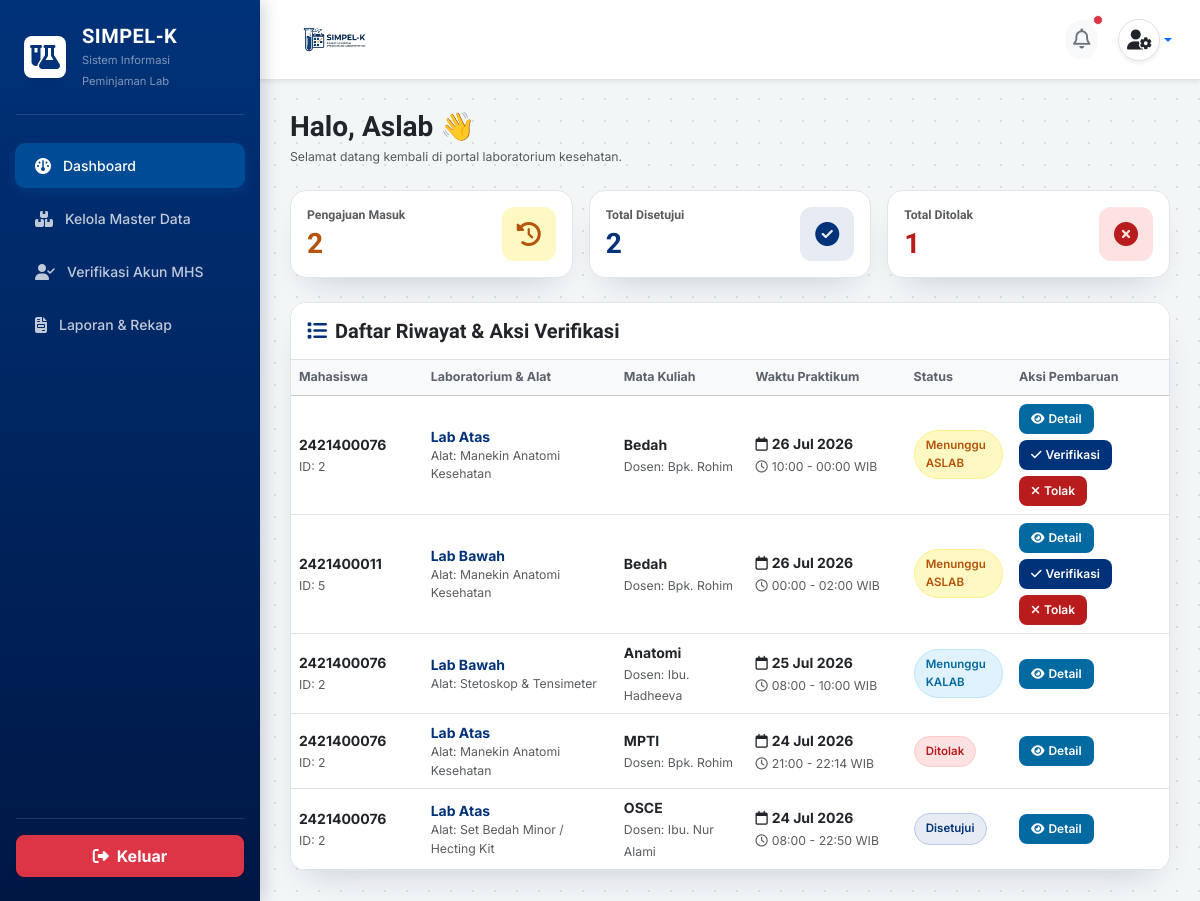
Page /aslab/dashboard/ (signed in) on the earlier database version.
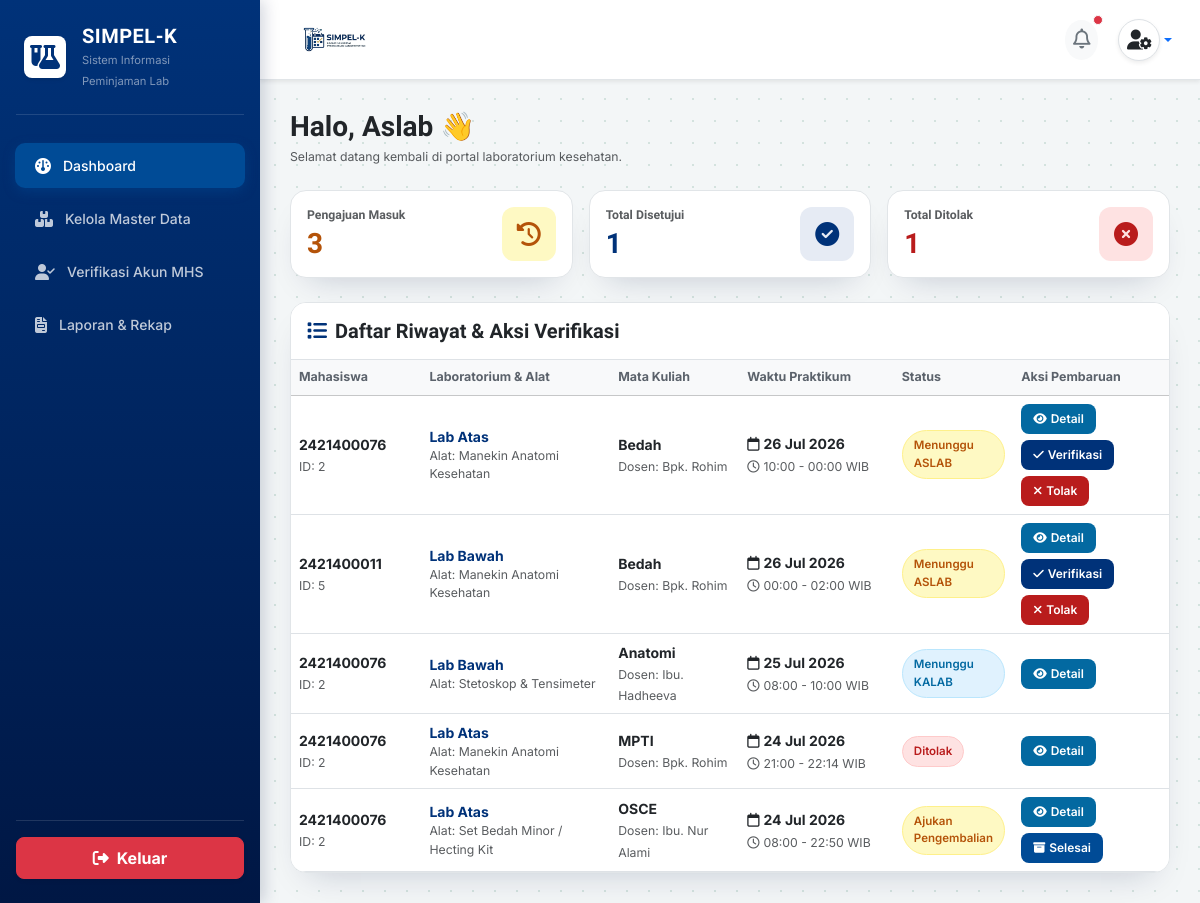
Same page on the later database version.
### core_auth/models.py (models this page shows, shortened)
class Peminjaman(models.Model):
    STATUS_CHOICES = [
        ('pending', 'Menunggu Validasi ASLAB'),
        ('verified', 'Menunggu Persetujuan KALAB'),
        ('disetujui', 'Disetujui / Jadwal Dikunci'),
        ('ditolak', 'Ditolak'),
        ('selesai', 'Selesai / Sudah Dikembalikan'),
    ]
    mahasiswa = models.ForeignKey(settings.AUTH_USER_MODEL, on_delete=models.CASCADE, related_name='peminjaman_mahasiswa')
    ruang_lab = models.ForeignKey(RuangLab, on_delete=models.CASCADE)
    alat_bahan = models.ForeignKey(AlatBahan, on_delete=models.PROTECT)
    keperluan = models.TextField()
    nama_dosen = models.CharField(max_length=100)
    mata_kuliah = models.CharField(max_length=100)
    tanggal_pinjam = models.DateField()
    wkt_mulai = models.TimeField()
    wkt_akhir = models.TimeField()
    status = models.CharField(max_length=20, choices=STATUS_CHOICES, default='pending')
    di_validasi_oleh = models.ForeignKey(
        settings.AUTH_USER_MODEL,
        on_delete=models.SET_NULL,
        blank=True,
        null=True,
        related_name='aslab_verifikator'
    )
    tgl_pengajuan = models.DateTimeField(auto_now_add=True)
    catatan_tolak = models.TextField(blank=True, null=True)

class User(AbstractUser):
    ROLE_CHOICES = [
        ('mahasiswa', 'Mahasiswa/PJMK'),
        ('aslab', 'Asisten Laboratorium'),
        ('kaleb', 'Kepala Laboratorium'),
    ]
    role = models.CharField(max_length=20, choices=ROLE_CHOICES, default='mahasiswa')
    nim = models.CharField(max_length=20, blank=True, null=True, unique=True)
    prodi = models.CharField(max_length=50, blank=True, null=True)
    no_hp = models.CharField(max_length=15, blank=True, null=True)

class RuangLab(models.Model):
    nama_ruang = models.CharField(max_length=100)
    kapasitas = models.IntegerField()
    deskripsi = models.TextField(blank=True, null=True)

class AlatBahan(models.Model):
    nama_alat = models.CharField(max_length=100)
    stok_tersedia = models.IntegerField(default=0)
    satuan = models.CharField(max_length=20, default='Pcs')

### aslab/views.py (the view)
# urls.py: path('dashboard/', views.dashboard_aslab, name='dashboard'),
@login_required(login_url='core_auth:login')
def dashboard_aslab(request):
    redirect_target = cekk_role_aslab(request.user)
    if redirect_target:
        messages.error(request, "Anda tidak memiliki hak akses sebagai ASLAB!")
        return redirect(redirect_target)
    semua_peminjaman = Peminjaman.objects.exclude(mahasiswa__username__icontains='aslab').order_by('-tanggal_pinjam')
    total_masuk = semua_peminjaman.filter(status__in=['pending', 'pengembalian_diajukan']).count()
    total_disetujui = semua_peminjaman.filter(status__in=['verified', 'disetujui', 'selesai']).count()
    total_ditolak = semua_peminjaman.filter(status='ditolak').count()
    context = {
        'semua_peminjaman': semua_peminjaman,
        'total_masuk': total_masuk,
        'total_disetujui': total_disetujui,
        'total_ditolak': total_ditolak,
    }
    return render(request, 'aslab/dashboard.html', context)

### aslab/views.py (called while the page is built)
def cekk_role_aslab(user):
    username_lower = user.username.lower()
    if 'kalab' in username_lower or user.groups.filter(name__iexact='KALAB').exists() or getattr(user, 'role', '') == 'KALAB':
        return 'kalab:dashboard'
    elif not ('aslab' in username_lower or user.groups.filter(name__iexact='ASLAB').exists() or getattr(user, 'role', '') == 'ASLAB'):
        return 'mahasiswa:dashboard'
    return None

### aslab/templates/aslab/dashboard.html (shortened to what the changed rows need)
{% load static %}
<!DOCTYPE html>
<html lang="id">
<head>
    <link href="https://cdn.jsdelivr.net/npm/bootstrap@5.3.2/dist/css/bootstrap.min.css" rel="stylesheet">
    <link rel="stylesheet" href="https://cdnjs.cloudflare.com/ajax/libs/font-awesome/6.4.2/css/all.min.css">
</head>
<body>
    <div class="main-content">
        <div class="row g-3 mb-4">
            <div class="col-12 col-sm-4">
                <div class="card card-custom p-3 bg-white">
                    <div class="d-flex align-items-center justify-content-between">
                        <div>
                            <h6 class="text-muted fw-bold mb-1 small">Pengajuan Masuk</h6>
                            <h3 class="fw-bold mb-0" style="color: var(--amber-600);">{{ total_masuk }}</h3>
                        </div>
                    </div>
                </div>
            </div>
            <div class="col-12 col-sm-4">
                <div class="card card-custom p-3 bg-white">
                    <div class="d-flex align-items-center justify-content-between">
                        <div>
                            <h6 class="text-muted fw-bold mb-1 small">Total Disetujui</h6>
                            <h3 class="fw-bold text-brand mb-0">{{ total_disetujui }}</h3>
                        </div>
                    </div>
                </div>
            </div>
        </div>
        <div class="card card-custom bg-white overflow-hidden" id="tabel-validasi">
            <div class="table-responsive">
                <table class="table table-hover align-middle mb-0" style="min-width: 800px;">
                    <thead class="table-light">
                        <tr>
                            <th style="width: 15%;">Mahasiswa</th>
                            <th style="width: 22%;">Laboratorium & Alat</th>
                            <th style="width: 15%;">Mata Kuliah</th>
                            <th style="width: 18%;">Waktu Praktikum</th>
                            <th style="width: 12%;">Status</th>
                            <th style="width: 18%;">Aksi Pembaruan</th>
                        </tr>
                    </thead>
                    <tbody>
                        {% for pinjam in semua_peminjaman %}
                        <tr>
                            <td>
                                <div class="fw-bold text-dark">{{ pinjam.mahasiswa.username }}</div>
                                <small class="text-muted">ID: {{ pinjam.mahasiswa.id }}</small>
                            </td>
                            <td>
                                <div class="fw-bold text-brand">{{ pinjam.ruang_lab.nama_ruang }}</div>
                                <small class="text-muted d-block">Alat: {{ pinjam.alat_bahan.nama_alat }}</small>
                            </td>
                            <td>
                                <div class="fw-bold text-dark">{{ pinjam.mata_kuliah }}</div>
                                <small class="text-muted">
                                    Dosen: {{ pinjam.dosen|default:pinjam.nama_dosen|default:"-" }}
                                </small>
                            </td>
                            <td>
                                <div class="fw-bold text-dark mb-1">
                                    <i class="fa-regular fa-calendar me-1"></i>{{ pinjam.tanggal_pinjam|date:"d M Y" }}
                                </div>
                                <div class="small text-muted">
                                    <i class="fa-regular fa-clock me-1"></i>{% if pinjam.wkt_mulai %}{{ pinjam.wkt_mulai|date:"H:i" }}{% else %}--:--{% endif %} - {% if pinjam.wkt_akhir %}{{ pinjam.wkt_akhir|date:"H:i" }}{% else %}--:--{% endif %} WIB
                                </div>
                            </td>
                            <td>
                                {% if pinjam.status == 'pending' %}
                                <span class="badge-status badge-status--wait-aslab">Menunggu ASLAB</span>
                                {% elif pinjam.status == 'verified' %}
                                <span class="badge-status badge-status--wait-kalab">Menunggu KALAB</span>
                                {% elif pinjam.status == 'disetujui' %}
                                <span class="badge-status badge-status--approved">Disetujui</span>
                                {% elif pinjam.status == 'pengembalian_diajukan' %}
                                <span class="badge-status badge-status--return">Ajukan Pengembalian</span>
                                {% elif pinjam.status == 'selesai' %}
                                <span class="badge-status badge-status--done">Selesai</span>
                                {% else %}
                                <span class="badge-status badge-status--rejected">Ditolak</span>
                                {% endif %}
                            </td>
                            <td>
                                <div class="btn-action-group">
                                    <button type="button" class="btn-action btn-action--detail" data-bs-toggle="modal"
                                        data-bs-target="#modalDetail{{ pinjam.id }}">
                                        <i class="fa-solid fa-eye"></i> Detail
                                    </button>
                                    {% if pinjam.status == 'pending' %}
                                    <a href="{% url 'aslab:verifikasi_peminjaman' pinjam.id 'verifikasi' %}"
                                        class="btn-action btn-action--approve"
                                        onclick="return confirm('Verifikasi peminjaman ini ke KALAB?');">
                                        <i class="fa-solid fa-check"></i> Verifikasi
                                    </a>
                                    <a href="{% url 'aslab:verifikasi_peminjaman' pinjam.id 'tolak' %}"
                                        class="btn-action btn-action--reject"
                                        onclick="return confirm('Yakin ingin MENOLAK peminjaman ini?');">
                                        <i class="fa-solid fa-xmark"></i> Tolak
                                    </a>
                                    {% elif pinjam.status == 'pengembalian_diajukan' %}
                                    <a href="{% url 'aslab:verifikasi_peminjaman' pinjam.id 'selesai' %}"
                                        class="btn-action btn-action--done"
                                        onclick="return confirm('Konfirmasi bahwa alat/lab sudah selesai dikembalikan?');">
                                        <i class="fa-solid fa-box-archive"></i> Selesai
                                    </a>
                                    {% endif %}
                                </div>
                            </td>
                        </tr>
                        {% empty %}
                        <tr>
                            <td colspan="6" class="text-center py-4 text-muted">Belum ada data pengajuan peminjaman laboratorium.</td>
                        </tr>
                        {% endfor %}
                    </tbody>
                </table>
            </div>
        </div>
    </div>
</body>
</html>

Differences in the rows shown:
changed Peminjaman "OSCE": status "Disetujui" → "Ajukan Pengembalian Selesai"
Other differences:
{{ total_masuk }}: "2" → "3"
{{ total_disetujui }}: "2" → "1"
